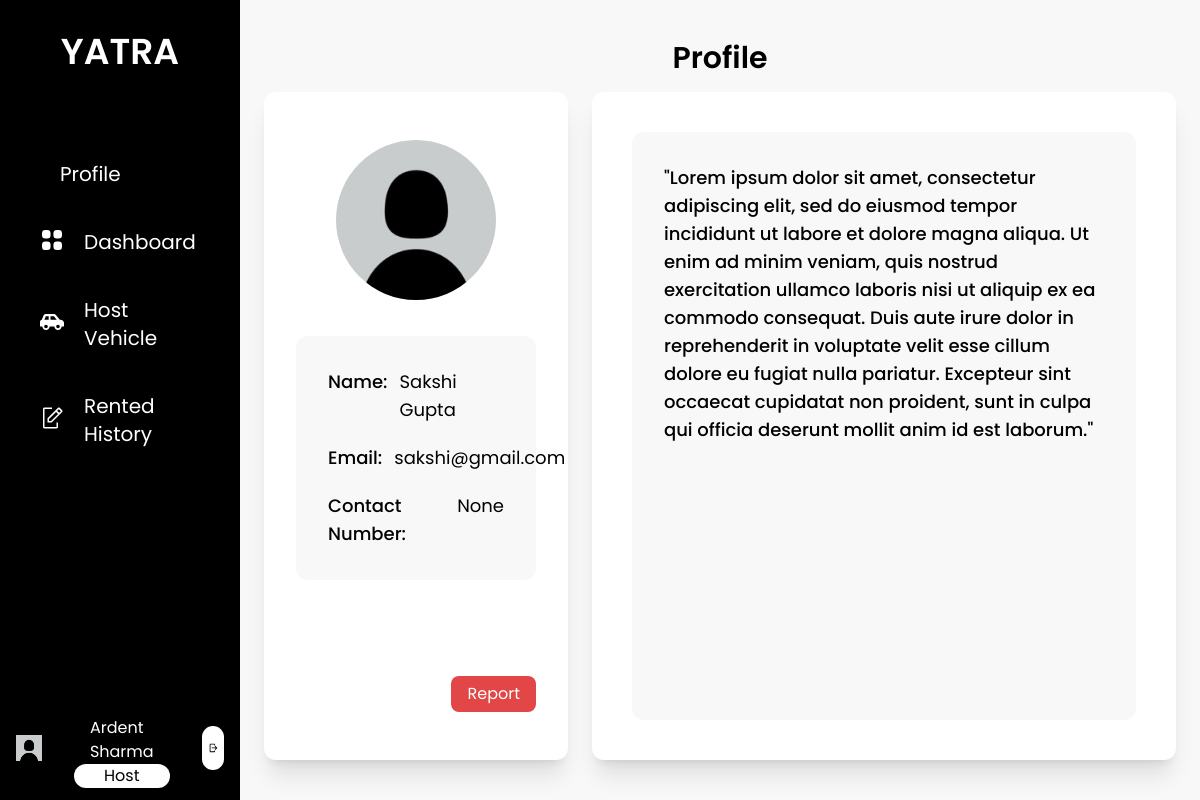
/viewprofileenduser/1 (signed in), run on an earlier commit of the app's database.
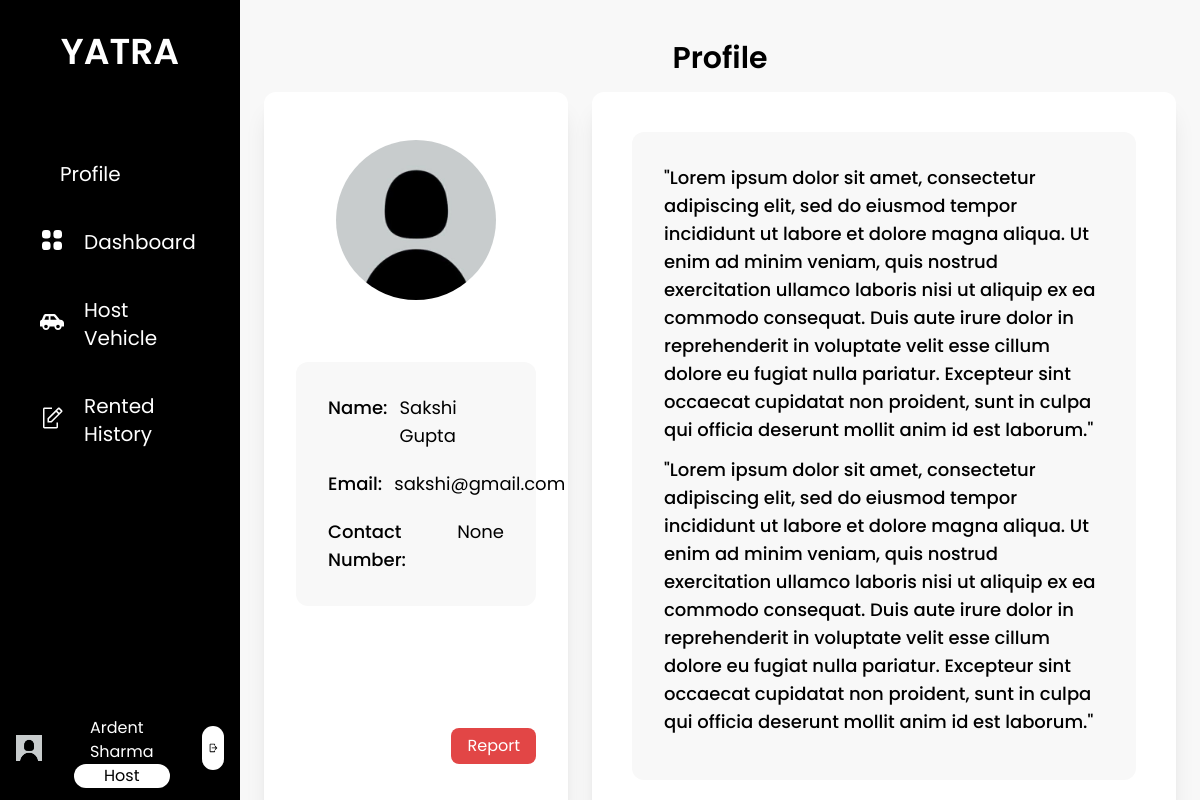
And on a later commit of the database.
### base/models.py (models this page shows, shortened)
class Rents(models.Model):
    vehicle = models.ForeignKey(Vehicle, on_delete=models.SET_NULL, null=True)
    renter = models.ForeignKey(EndUser, on_delete=models.SET_NULL, null=True)
    start_date = models.DateField()
    end_date = models.DateField()
    t_id = models.ForeignKey(Transaction, on_delete=models.SET_NULL, null=True)

class Vehicle(models.Model):
    types = (
        ('Sedan', 'Sedan'),
        ('SUV', 'SUV'),
        ('Jeep', 'Jeep'),
        ('Mini-Van', 'Mini-Van'),
        ('Other', 'Other'),
    )
    number_plate = models.CharField(max_length=20, unique=True)
    host = models.ForeignKey(Host, on_delete=models.SET_NULL, null=True, related_name="owner")
    location = models.ForeignKey(Location, on_delete=models.SET_NULL, null=True, related_name="place")
    bluebook = models.ImageField(upload_to="host/vehicle")
    bluebook_id = models.CharField(max_length=25)
    image1 = models.ImageField(upload_to="host/vehicle")
    image2 = models.ImageField(upload_to="host/vehicle")
    image3 = models.ImageField(upload_to="host/vehicle", null=True, blank=True)
    description = models.TextField(max_length=500)
    feature = models.TextField(max_length=500)
    price = models.PositiveIntegerField()
    type = models.CharField(max_length=10, choices=types)
    is_approved = models.CharField(max_length=10, choices=status, default="Pending")
    is_rented = models.BooleanField(default=False)

### base/views.py (the view)
# urls.py: path('viewprofileenduser/<str:pk>', views.view_profile_enduser, name='view_profile_enduser'),
def view_profile_enduser(request, pk):
    enduser = EndUser.objects.get(id=pk)
    renthistory = Rents.objects.filter(renter=enduser, vehicle__host=request.user.host)
    report = ReportUser.objects.filter(by=request.user, to=enduser.user)
    if report.count() > 0:
        report_button = False
    else:
        report_button = True
    context = {
        'enduser': enduser,
        'renthistory': renthistory,
        'report_button': report_button
    }
    return render(request, 'host/enduser_profile.html', context)

### base/templatetags/user_group.py (called while the page is built)
@register.filter(name='has_group')
def has_group(user, group_name):
    return user.groups.filter(name=group_name).exists()

### base/templates/host/enduser_profile.html (shortened to what this page needs)
{% extends 'base/base.html' %}
{% load static %}
{% load user_group %}
{% block content %}
<div class="flex flex-col h-screen px-6 py-10 w-full bg-theme">
    <p class="text-center text-3xl font-semibold pt pb-4">Profile</p>
    <div class="flex flex-row h-full gap-6">
        <div class="bg-white h-full flex flex-col w-1/3 py-12 rounded-xl justify-between shadow-xl">
            <img src="{{ enduser.pic.url }}" style="object-fit: contain" alt="" class="mx-auto mb-5 w-40 h-40 object-cover rounded-full ">
            <div class="flex flex-col bg-theme  mx-8 p-8 text-lg rounded-xl">
                <div class="flex mb-5">
                    <p class="font-medium">Name:</p>
                    <p class="ml-3">{{ enduser.first_name }} {{ enduser.last_name }}</p>
                </div>
                <div class="flex mb-5">
                    <p class="font-medium">Email:</p>
                    <p class="ml-3">{{ enduser.email }}</p>
                </div>
                <div class="flex">
                    <p class="font-medium">Contact Number:</p>
                    <p class="ml-3">{{ enduser.phone_number }}</p>
                </div>
            </div>
            <div class="flex w-fll justify-end mt-20 mx-4">
                <form action="{% url 'report_user' to=enduser.user_id %}" method="get" style="margin-bottom: 0px;">
                    <button type="submit" class="bg-danger px-4 py-1.5 mr-4 mb-0 text-white rounded-lg">Report</button>
                </form>
            </div>
        </div>
        <div class="bg-white h-full flex flex-col w-2/3 justify-between rounded-xl shadow-xl">
            <div class="flex flex-col bg-theme m-10 p-8 text-lg rounded-xl h-full relative">
               {% for history in renthistory %}
                <div class="flex mb-3">
                    <p class="font-medium">{{ history.vehicle.description}}</p>
                </div>
                {% endfor %}
            </div>
        </div>
    </div>
</div>
{% endblock content%}

What changed in the data, as far as the page shows it:
added Rents: vehicle.description "\"Lorem ipsum dolor sit amet, consectetur adipiscing elit, sed do eiusmod tempor incididunt ut labore et dolore magna aliqua. Ut enim ad minim veniam, quis nostrud exercitation ullamco laboris nisi ut aliquip ex ea commodo consequat. Duis aute irure dolor in reprehenderit in voluptate velit esse cillum dolore eu fugiat nulla pariatur. Excepteur sint occaecat cupidatat non proident, sunt in culpa qui officia deserunt mollit anim id est laborum.\""
